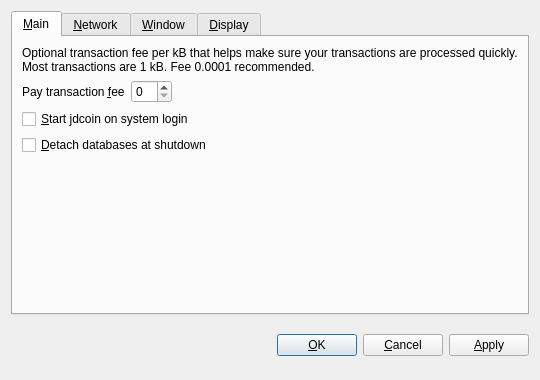
<?xml version="1.0" encoding="UTF-8"?>
<ui version="4.0">
 <class>OptionsDialog</class>
 <widget class="QDialog" name="OptionsDialog">
  <property name="geometry">
   <rect>
    <x>0</x>
    <y>0</y>
    <width>540</width>
    <height>380</height>
   </rect>
  </property>
  <property name="windowTitle">
   <string>Options</string>
  </property>
  <property name="modal">
   <bool>true</bool>
  </property>
  <layout class="QVBoxLayout" name="verticalLayout">
   <item>
    <widget class="QTabWidget" name="tabWidget">
     <property name="tabPosition">
      <enum>QTabWidget::North</enum>
     </property>
     <property name="currentIndex">
      <number>0</number>
     </property>
     <widget class="QWidget" name="tabMain">
      <attribute name="title">
       <string>&amp;Main</string>
      </attribute>
      <layout class="QVBoxLayout" name="verticalLayout_Main">
       <item>
        <widget class="QLabel" name="transactionFeeInfoLabel">
         <property name="text">
          <string>Optional transaction fee per kB that helps make sure your transactions are processed quickly. Most transactions are 1 kB. Fee 0.0001 recommended.</string>
         </property>
         <property name="textFormat">
          <enum>Qt::PlainText</enum>
         </property>
         <property name="wordWrap">
          <bool>true</bool>
         </property>
        </widget>
       </item>
       <item>
        <layout class="QHBoxLayout" name="horizontalLayout_Main">
         <item>
          <widget class="QLabel" name="transactionFeeLabel">
           <property name="text">
            <string>Pay transaction &amp;fee</string>
           </property>
           <property name="textFormat">
            <enum>Qt::PlainText</enum>
           </property>
           <property name="buddy">
            <cstring>transactionFee</cstring>
           </property>
          </widget>
         </item>
         <item>
          <widget class="jdcoinAmountField" name="transactionFee"/>
         </item>
         <item>
          <spacer name="horizontalSpacer_Main">
           <property name="orientation">
            <enum>Qt::Horizontal</enum>
           </property>
           <property name="sizeHint" stdset="0">
            <size>
             <width>40</width>
             <height>20</height>
            </size>
           </property>
          </spacer>
         </item>
        </layout>
       </item>
       <item>
        <widget class="QCheckBox" name="jdcoinAtStartup">
         <property name="toolTip">
          <string>Automatically start jdcoin after logging in to the system.</string>
         </property>
         <property name="text">
          <string>&amp;Start jdcoin on system login</string>
         </property>
        </widget>
       </item>
       <item>
        <widget class="QCheckBox" name="detachDatabases">
         <property name="toolTip">
          <string>Detach block and address databases at shutdown. This means they can be moved to another data directory, but it slows down shutdown. The wallet is always detached.</string>
         </property>
         <property name="text">
          <string>&amp;Detach databases at shutdown</string>
         </property>
        </widget>
       </item>
       <item>
        <spacer name="verticalSpacer_Main">
         <property name="orientation">
          <enum>Qt::Vertical</enum>
         </property>
         <property name="sizeHint" stdset="0">
          <size>
           <width>20</width>
           <height>40</height>
          </size>
         </property>
        </spacer>
       </item>
      </layout>
     </widget>
     <widget class="QWidget" name="tabNetwork">
      <attribute name="title">
       <string>&amp;Network</string>
      </attribute>
      <layout class="QVBoxLayout" name="verticalLayout_Network">
       <item>
        <widget class="QCheckBox" name="mapPortUpnp">
         <property name="toolTip">
          <string>Automatically open the jdcoin client port on the router. This only works when your router supports UPnP and it is enabled.</string>
         </property>
         <property name="text">
          <string>Map port using &amp;UPnP</string>
         </property>
        </widget>
       </item>
       <item>
        <widget class="QCheckBox" name="connectSocks">
         <property name="toolTip">
          <string>Connect to the jdcoin network through a SOCKS proxy (e.g. when connecting through Tor).</string>
         </property>
         <property name="text">
          <string>&amp;Connect through SOCKS proxy:</string>
         </property>
        </widget>
       </item>
       <item>
        <layout class="QHBoxLayout" name="horizontalLayout_Network">
         <item>
          <widget class="QLabel" name="proxyIpLabel">
           <property name="text">
            <string>Proxy &amp;IP:</string>
           </property>
           <property name="textFormat">
            <enum>Qt::PlainText</enum>
           </property>
           <property name="buddy">
            <cstring>proxyIp</cstring>
           </property>
          </widget>
         </item>
         <item>
          <widget class="QValidatedLineEdit" name="proxyIp" native="true">
           <property name="maximumSize">
            <size>
             <width>140</width>
             <height>16777215</height>
            </size>
           </property>
           <property name="toolTip">
            <string>IP address of the proxy (e.g. 127.0.0.1)</string>
           </property>
          </widget>
         </item>
         <item>
          <widget class="QLabel" name="proxyPortLabel">
           <property name="text">
            <string>&amp;Port:</string>
           </property>
           <property name="textFormat">
            <enum>Qt::PlainText</enum>
           </property>
           <property name="buddy">
            <cstring>proxyPort</cstring>
           </property>
          </widget>
         </item>
         <item>
          <widget class="QLineEdit" name="proxyPort">
           <property name="maximumSize">
            <size>
             <width>55</width>
             <height>16777215</height>
            </size>
           </property>
           <property name="toolTip">
            <string>Port of the proxy (e.g. 9050)</string>
           </property>
          </widget>
         </item>
         <item>
          <widget class="QLabel" name="socksVersionLabel">
           <property name="text">
            <string>SOCKS &amp;Version:</string>
           </property>
           <property name="textFormat">
            <enum>Qt::PlainText</enum>
           </property>
           <property name="buddy">
            <cstring>socksVersion</cstring>
           </property>
          </widget>
         </item>
         <item>
          <widget class="QValueComboBox" name="socksVersion">
           <property name="toolTip">
            <string>SOCKS version of the proxy (e.g. 5)</string>
           </property>
          </widget>
         </item>
         <item>
          <spacer name="horizontalSpacer_Network">
           <property name="orientation">
            <enum>Qt::Horizontal</enum>
           </property>
           <property name="sizeHint" stdset="0">
            <size>
             <width>40</width>
             <height>20</height>
            </size>
           </property>
          </spacer>
         </item>
        </layout>
       </item>
       <item>
        <spacer name="verticalSpacer_Network">
         <property name="orientation">
          <enum>Qt::Vertical</enum>
         </property>
         <property name="sizeHint" stdset="0">
          <size>
           <width>20</width>
           <height>40</height>
          </size>
         </property>
        </spacer>
       </item>
      </layout>
     </widget>
     <widget class="QWidget" name="tabWindow">
      <attribute name="title">
       <string>&amp;Window</string>
      </attribute>
      <layout class="QVBoxLayout" name="verticalLayout_Window">
       <item>
        <widget class="QCheckBox" name="minimizeToTray">
         <property name="toolTip">
          <string>Show only a tray icon after minimizing the window.</string>
         </property>
         <property name="text">
          <string>&amp;Minimize to the tray instead of the taskbar</string>
         </property>
        </widget>
       </item>
       <item>
        <widget class="QCheckBox" name="minimizeOnClose">
         <property name="toolTip">
          <string>Minimize instead of exit the application when the window is closed. When this option is enabled, the application will be closed only after selecting Quit in the menu.</string>
         </property>
         <property name="text">
          <string>M&amp;inimize on close</string>
         </property>
        </widget>
       </item>
       <item>
        <spacer name="verticalSpacer_Window">
         <property name="orientation">
          <enum>Qt::Vertical</enum>
         </property>
         <property name="sizeHint" stdset="0">
          <size>
           <width>20</width>
           <height>40</height>
          </size>
         </property>
        </spacer>
       </item>
      </layout>
     </widget>
     <widget class="QWidget" name="tabDisplay">
      <attribute name="title">
       <string>&amp;Display</string>
      </attribute>
      <layout class="QVBoxLayout" name="verticalLayout_Display">
       <item>
        <layout class="QHBoxLayout" name="horizontalLayout_1_Display">
         <item>
          <widget class="QLabel" name="langLabel">
           <property name="text">
            <string>User Interface &amp;language:</string>
           </property>
           <property name="textFormat">
            <enum>Qt::PlainText</enum>
           </property>
           <property name="buddy">
            <cstring>lang</cstring>
           </property>
          </widget>
         </item>
         <item>
          <widget class="QValueComboBox" name="lang">
           <property name="toolTip">
            <string>The user interface language can be set here. This setting will take effect after restarting jdcoin.</string>
           </property>
          </widget>
         </item>
        </layout>
       </item>
       <item>
        <layout class="QHBoxLayout" name="horizontalLayout_2_Display">
         <item>
          <widget class="QLabel" name="unitLabel">
           <property name="text">
            <string>&amp;Unit to show amounts in:</string>
           </property>
           <property name="textFormat">
            <enum>Qt::PlainText</enum>
           </property>
           <property name="buddy">
            <cstring>unit</cstring>
           </property>
          </widget>
         </item>
         <item>
          <widget class="QValueComboBox" name="unit">
           <property name="toolTip">
            <string>Choose the default subdivision unit to show in the interface and when sending coins.</string>
           </property>
          </widget>
         </item>
        </layout>
       </item>
       <item>
        <widget class="QCheckBox" name="displayAddresses">
         <property name="toolTip">
          <string>Whether to show jdcoin addresses in the transaction list or not.</string>
         </property>
         <property name="text">
          <string>&amp;Display addresses in transaction list</string>
         </property>
        </widget>
       </item>
       <item>
        <spacer name="verticalSpacer_Display">
         <property name="orientation">
          <enum>Qt::Vertical</enum>
         </property>
         <property name="sizeHint" stdset="0">
          <size>
           <width>20</width>
           <height>40</height>
          </size>
         </property>
        </spacer>
       </item>
      </layout>
     </widget>
    </widget>
   </item>
   <item>
    <layout class="QHBoxLayout" name="horizontalLayout_Buttons">
     <item>
      <spacer name="horizontalSpacer_1">
       <property name="orientation">
        <enum>Qt::Horizontal</enum>
       </property>
       <property name="sizeHint" stdset="0">
        <size>
         <width>40</width>
         <height>48</height>
        </size>
       </property>
      </spacer>
     </item>
     <item>
      <widget class="QLabel" name="statusLabel">
       <property name="font">
        <font>
         <weight>75</weight>
         <bold>true</bold>
        </font>
       </property>
       <property name="text">
        <string/>
       </property>
       <property name="textFormat">
        <enum>Qt::PlainText</enum>
       </property>
       <property name="wordWrap">
        <bool>true</bool>
       </property>
      </widget>
     </item>
     <item>
      <spacer name="horizontalSpacer_2">
       <property name="orientation">
        <enum>Qt::Horizontal</enum>
       </property>
       <property name="sizeHint" stdset="0">
        <size>
         <width>40</width>
         <height>48</height>
        </size>
       </property>
      </spacer>
     </item>
     <item>
      <widget class="QPushButton" name="okButton">
       <property name="text">
        <string>&amp;OK</string>
       </property>
      </widget>
     </item>
     <item>
      <widget class="QPushButton" name="cancelButton">
       <property name="text">
        <string>&amp;Cancel</string>
       </property>
       <property name="autoDefault">
        <bool>false</bool>
       </property>
      </widget>
     </item>
     <item>
      <widget class="QPushButton" name="applyButton">
       <property name="text">
        <string>&amp;Apply</string>
       </property>
       <property name="autoDefault">
        <bool>false</bool>
       </property>
      </widget>
     </item>
    </layout>
   </item>
  </layout>
 </widget>
 <customwidgets>
  <customwidget>
   <class>QValidatedLineEdit</class>
   <extends>QWidget</extends>
   <header>qvalidatedlineedit.h</header>
  </customwidget>
  <customwidget>
   <class>jdcoinAmountField</class>
   <extends>QSpinBox</extends>
   <header>jdcoinamountfield.h</header>
  </customwidget>
  <customwidget>
   <class>QValueComboBox</class>
   <extends>QComboBox</extends>
   <header>qvaluecombobox.h</header>
  </customwidget>
 </customwidgets>
 <resources/>
 <connections/>
</ui>
